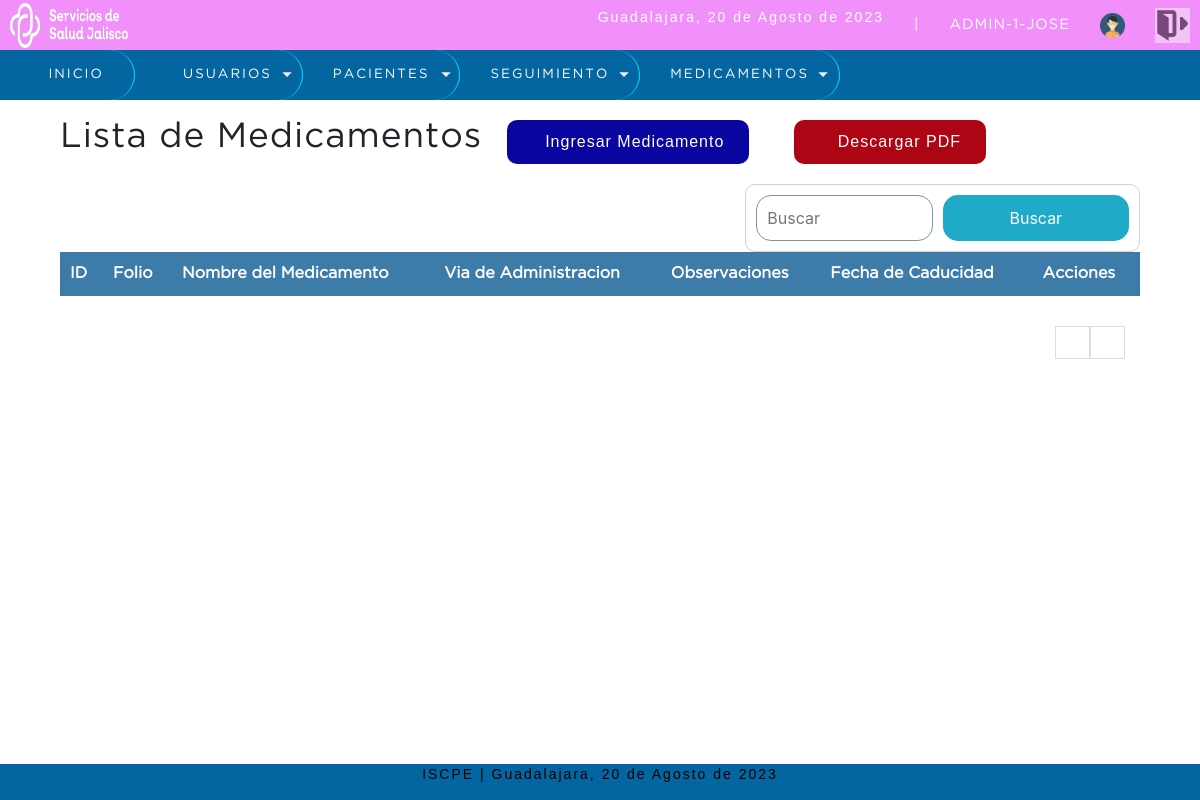
Page /sistema/lista_medicamento.php (signed in) on the earlier database version.
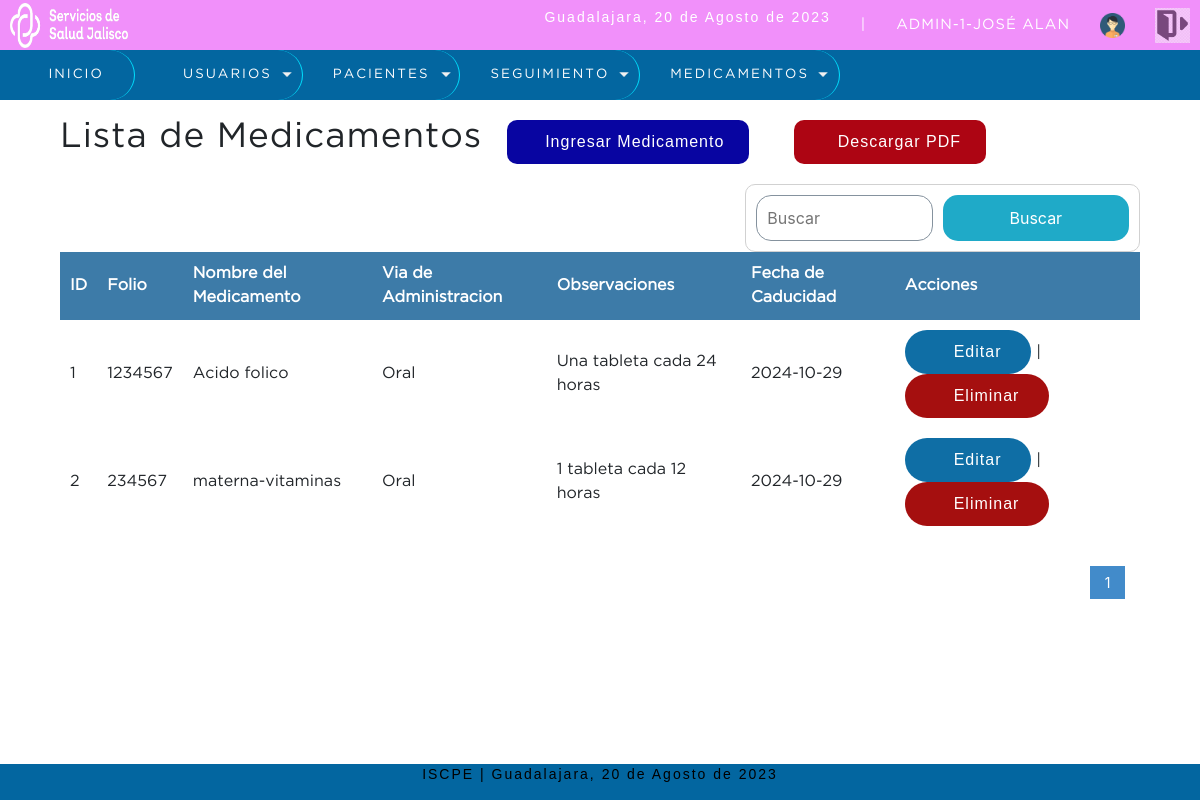
Same page on the later database version.
### tables this page shows
CREATE TABLE `medicamentos` (
  `idmedicamento` int(11) NOT NULL,
  `folio` int(11) NOT NULL,
  `nombre_medicamento` varchar(50) NOT NULL,
  `via_administracion` varchar(50) NOT NULL,
  `observaciones` varchar(50) NOT NULL,
  `fecha_caducidad` date NOT NULL,
  `usuario_id` int(11) NOT NULL,
  `estatus` tinyint(1) NOT NULL DEFAULT 1
);

### sistema/includes/functions.php (called while the page is built, shortened)
<?php
    function fecha(){
      $mes = array("","Enero",
                    "Febrero",
                    "Marzo",
                    "Abril",
                    "Mayo",
                    "Junio",
                    "Julio",
                    "Agosto",
                    "Septiembre",
                    "Octubre",
                    "Noviembre",
                    "Diciembre");
        return date('d')." de ". $mes[date('n')]." de ". date('Y');
    }
?>

### sistema/lista_medicamento.php (the view, shortened to what this page needs)
<?php
   include "../conexion.php"
?>
<!DOCTYPE html>
<html lang="en">
<head>
	<?php include "includes/scripts.php"; ?>
</head>
<body>
	<?php include "includes/header.php"; ?>
	<section id="container">
		<h1>Lista de Medicamentos</h1>
		<a href="registro_medicamento.php" class="btn_new"><i class="fa-solid fa-file-circle-plus"></i>Ingresar Medicamento</a>
		<a href="reporte_medicamentos.php" class="btn_small"><i class="fa-regular fa-file-pdf"></i> Descargar PDF</a>
		<form action="buscar_medicamento.php" method="get" class="form_search">
			<input type="text" name="busqueda" id="busqueda" placeholder="Buscar">
			<input type="submit" value="Buscar" class="btn_search">
		</form>
		<table>
			<tr>
				<th>ID</th>
                <th>Folio</th>
				<th>Nombre del Medicamento</th>
				<th>Via de Administracion</th>
				<th>Observaciones</th>
				<th>Fecha de Caducidad</th>
				<th>Acciones</th>
			</tr>
		<?php
			$sql_registe = mysqli_query($conection,"SELECT COUNT(*) as total_registro FROM medicamentos WHERE estatus = 1 ");
			$result_register = mysqli_fetch_array($sql_registe);
			$total_registro = $result_register['total_registro'];
			$por_pagina = 10;
			if(empty($_GET['pagina']))
			{
				$pagina = 1;
			}else{
				$pagina = $_GET['pagina'];
			}
			$desde = ($pagina-1) * $por_pagina;
			$total_paginas = ceil($total_registro / $por_pagina);
			$query = mysqli_query($conection,"SELECT * FROM medicamentos
			                                   WHERE estatus = 1 ORDER BY idmedicamento ASC LIMIT $desde,$por_pagina
                                             ");
			$result = mysqli_num_rows($query);
			if($result > 0){
				while ($data = mysqli_fetch_array($query)) {
			?>
				<tr>
					<td><?php echo $data["idmedicamento"]; ?></td>
					<td><?php echo $data["folio"]; ?></td>
					<td><?php echo $data["nombre_medicamento"]; ?></td>
				    <td><?php echo $data["via_administracion"]; ?></td>
					<td><?php echo $data["observaciones"]; ?></td>
					<td><?php echo $data["fecha_caducidad"]; ?></td>
					<td>
						<a class="link_edit" href="editar_medicamento.php?id=<?php echo $data["idmedicamento"]; ?>"><i class="fa-solid fa-pen-to-square"></i> Editar</a>
                         |
						<a class="link_delete" href="eliminar_medicamento.php?id=<?php echo $data["idmedicamento"]; ?>"><i class="fa-solid fa-trash-can"></i> Eliminar</a>
					</td>
				</tr>
		<?php
				}
			}
		 ?>
		</table>
		<div class="paginador">
			<ul>
			<?php
				for ($i=1; $i <= $total_paginas; $i++) {
					if($i == $pagina)
					{
						echo '<li class="pageSelected">'.$i.'</li>';
					}else{
						echo '<li><a href="?pagina='.$i.'">'.$i.'</a></li>';
					}
				}
				if($pagina != $total_paginas)
				{
			 ?>
				<li><a href="?pagina=<?php echo $pagina + 1; ?>"><i class="fa-solid fa-forward"></i></a></li>
				<li><a href="?pagina=<?php echo $total_paginas; ?> "><i class="fa-solid fa-forward-step"></i></a></li>
			<?php } ?>
			</ul>
		</div>
	</section>
	<?php include "includes/footer.php"; ?>
</body>
</html>

### sistema/includes/header.php (shortened to what this page needs)
<header>
		<div class="header">
		    <img src="img/SEV.png" alt="" width="10%" height="150%">
			<div class="optionsBar">
				<p>Guadalajara, <?php echo fecha(); ?></p>
				<span>|</span>
				<span class="user"><?php echo  $_SESSION['user'].'-'.$_SESSION['rol'] .'-'.$_SESSION['nombre'];?></span>
				<img class="photouser" src="img/user.png" alt="Usuario">
				<a href="salir.php"><img class="close" src="img/salir1.png" alt="Salir del sistema" title="Salir"></a>
			</div>
		</div>
	    <?php include "nav.php"; ?>
	</header>

Differences in the rows shown:
added medicamentos: idmedicamento "1", folio "1234567", nombre_medicamento "Acido folico", via_administracion "Oral", observaciones "Una tableta cada 24 horas", fecha_caducidad "2024-10-29"
added medicamentos: idmedicamento "2", folio "234567", nombre_medicamento "materna-vitaminas", via_administracion "Oral", observaciones "1 tableta cada 12 horas", fecha_caducidad "2024-10-29"
Other differences:
$_SESSION['nombre']: "JOSE" → "JOSÉ ALAN"
new list line: "1"
